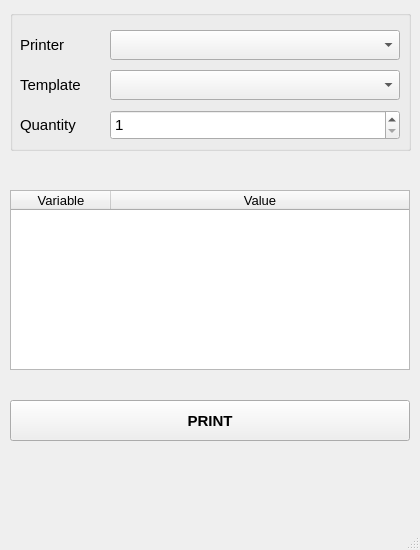
<?xml version="1.0" encoding="UTF-8"?>
<ui version="4.0">
 <class>MainWindow</class>
 <widget class="QMainWindow" name="MainWindow">
  <property name="geometry">
   <rect>
    <x>0</x>
    <y>0</y>
    <width>420</width>
    <height>550</height>
   </rect>
  </property>
  <property name="sizePolicy">
   <sizepolicy hsizetype="Fixed" vsizetype="Fixed">
    <horstretch>0</horstretch>
    <verstretch>0</verstretch>
   </sizepolicy>
  </property>
  <property name="windowTitle">
   <string notr="true">Python Zebra Label Printer</string>
  </property>
  <property name="windowIcon">
   <iconset>
    <normaloff>C:/Users/bkrendzelak/Downloads/icona.ico</normaloff>C:/Users/bkrendzelak/Downloads/icona.ico</iconset>
  </property>
  <widget class="QWidget" name="centralwidget">
   <widget class="QGroupBox" name="groupBox">
    <property name="geometry">
     <rect>
      <x>10</x>
      <y>10</y>
      <width>401</width>
      <height>141</height>
     </rect>
    </property>
    <property name="layoutDirection">
     <enum>Qt::LeftToRight</enum>
    </property>
    <property name="title">
     <string/>
    </property>
    <property name="alignment">
     <set>Qt::AlignLeading|Qt::AlignLeft|Qt::AlignVCenter</set>
    </property>
    <widget class="QComboBox" name="printer_select">
     <property name="geometry">
      <rect>
       <x>100</x>
       <y>20</y>
       <width>290</width>
       <height>30</height>
      </rect>
     </property>
     <property name="sizePolicy">
      <sizepolicy hsizetype="Preferred" vsizetype="Fixed">
       <horstretch>0</horstretch>
       <verstretch>0</verstretch>
      </sizepolicy>
     </property>
     <property name="font">
      <font>
       <pointsize>11</pointsize>
      </font>
     </property>
    </widget>
    <widget class="QLabel" name="printer_label">
     <property name="geometry">
      <rect>
       <x>10</x>
       <y>20</y>
       <width>80</width>
       <height>30</height>
      </rect>
     </property>
     <property name="font">
      <font>
       <family>MS Shell Dlg 2</family>
       <pointsize>11</pointsize>
       <weight>50</weight>
       <bold>false</bold>
      </font>
     </property>
     <property name="text">
      <string>Printer</string>
     </property>
    </widget>
    <widget class="QLabel" name="qty_label">
     <property name="geometry">
      <rect>
       <x>10</x>
       <y>100</y>
       <width>80</width>
       <height>30</height>
      </rect>
     </property>
     <property name="font">
      <font>
       <pointsize>11</pointsize>
      </font>
     </property>
     <property name="text">
      <string>Quantity</string>
     </property>
    </widget>
    <widget class="QSpinBox" name="qty_input">
     <property name="geometry">
      <rect>
       <x>100</x>
       <y>100</y>
       <width>290</width>
       <height>30</height>
      </rect>
     </property>
     <property name="font">
      <font>
       <pointsize>11</pointsize>
      </font>
     </property>
     <property name="minimum">
      <number>1</number>
     </property>
     <property name="maximum">
      <number>250</number>
     </property>
    </widget>
    <widget class="QComboBox" name="template_select">
     <property name="geometry">
      <rect>
       <x>100</x>
       <y>60</y>
       <width>290</width>
       <height>30</height>
      </rect>
     </property>
     <property name="sizePolicy">
      <sizepolicy hsizetype="Preferred" vsizetype="Fixed">
       <horstretch>0</horstretch>
       <verstretch>0</verstretch>
      </sizepolicy>
     </property>
     <property name="font">
      <font>
       <pointsize>11</pointsize>
      </font>
     </property>
    </widget>
    <widget class="QLabel" name="template_label">
     <property name="geometry">
      <rect>
       <x>10</x>
       <y>60</y>
       <width>80</width>
       <height>30</height>
      </rect>
     </property>
     <property name="font">
      <font>
       <pointsize>11</pointsize>
       <weight>50</weight>
       <bold>false</bold>
      </font>
     </property>
     <property name="text">
      <string>Template</string>
     </property>
    </widget>
   </widget>
   <widget class="QPushButton" name="print_template_btn">
    <property name="geometry">
     <rect>
      <x>10</x>
      <y>400</y>
      <width>400</width>
      <height>41</height>
     </rect>
    </property>
    <property name="font">
     <font>
      <pointsize>11</pointsize>
      <weight>75</weight>
      <bold>true</bold>
     </font>
    </property>
    <property name="text">
     <string>PRINT</string>
    </property>
   </widget>
   <widget class="QTableWidget" name="tableWidget">
    <property name="geometry">
     <rect>
      <x>10</x>
      <y>190</y>
      <width>400</width>
      <height>180</height>
     </rect>
    </property>
    <property name="font">
     <font>
      <pointsize>10</pointsize>
     </font>
    </property>
    <property name="sizeAdjustPolicy">
     <enum>QAbstractScrollArea::AdjustToContents</enum>
    </property>
    <property name="alternatingRowColors">
     <bool>true</bool>
    </property>
    <property name="gridStyle">
     <enum>Qt::SolidLine</enum>
    </property>
    <attribute name="horizontalHeaderVisible">
     <bool>true</bool>
    </attribute>
    <attribute name="horizontalHeaderStretchLastSection">
     <bool>true</bool>
    </attribute>
    <attribute name="verticalHeaderVisible">
     <bool>false</bool>
    </attribute>
    <attribute name="verticalHeaderStretchLastSection">
     <bool>false</bool>
    </attribute>
    <column>
     <property name="text">
      <string>Variable</string>
     </property>
    </column>
    <column>
     <property name="text">
      <string>Value</string>
     </property>
    </column>
   </widget>
   <widget class="QLabel" name="status_label">
    <property name="geometry">
     <rect>
      <x>10</x>
      <y>460</y>
      <width>391</width>
      <height>21</height>
     </rect>
    </property>
    <property name="text">
     <string/>
    </property>
   </widget>
  </widget>
  <widget class="QMenuBar" name="menubar">
   <property name="geometry">
    <rect>
     <x>0</x>
     <y>0</y>
     <width>420</width>
     <height>21</height>
    </rect>
   </property>
  </widget>
  <widget class="QStatusBar" name="statusbar"/>
  <action name="actionO_programie">
   <property name="text">
    <string>O programie</string>
   </property>
  </action>
 </widget>
 <resources/>
 <connections/>
</ui>
